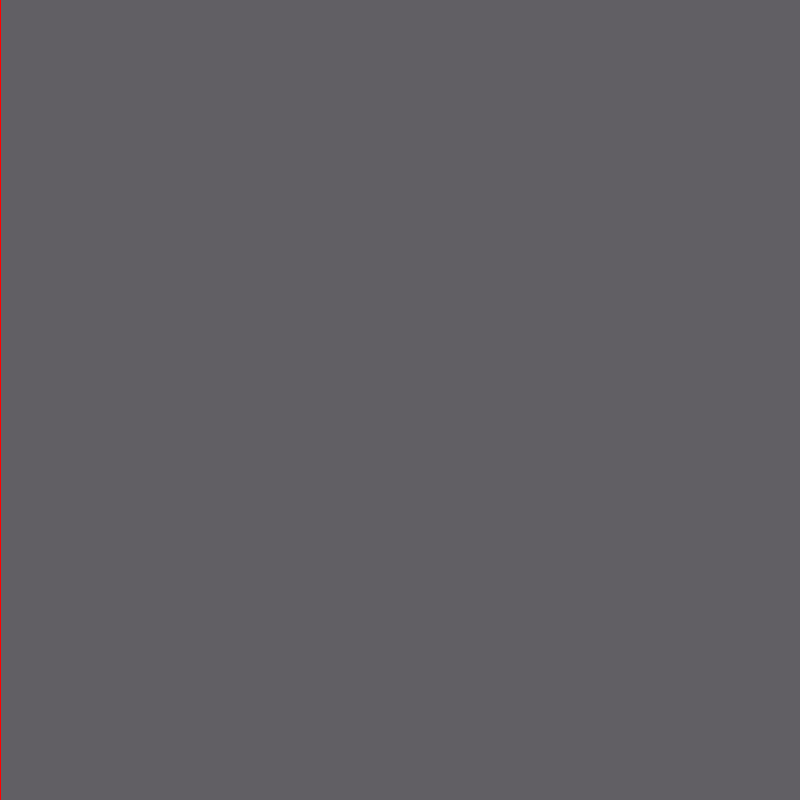
Frame 1 (no input)
Frame 60 (the mouse pressed at the canvas centre just before this capture): identical to frame 1, image omitted
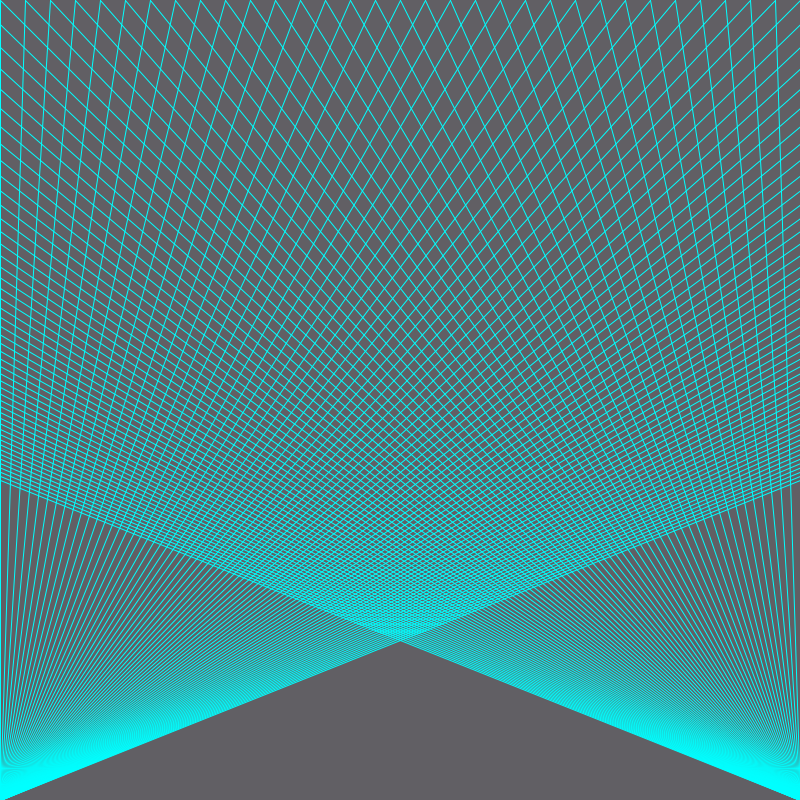
Frame 120 (the mouse held since frame 60 and released just before this capture)

The Processing sketch that drew these frames (run headless with seeded random() and noise(); from frame 60 on, the mouse is pressed at the canvas centre):

// Processing sketch: magicLines2
// ── magicLines2.pde
void setup() {
  size(800, 800);
  colorMode(HSB);
}

void draw() {
  background(186, 12, 100);
  
  for (int i = 0; i <= 80; i ++) {
    
    float spacing = map(mouseX, 0, width, 0, 50);
    float endX = i * spacing;
    float endX2 = width - endX;
    
    float h = map(mouseY, 0, 800, 0, 255);
    float s = 255;
    float b = 255;
    
    stroke(h, s, b);
    
    line(0, 800, endX, 0);
    line(800, 800, endX2, 0);
  }
}
